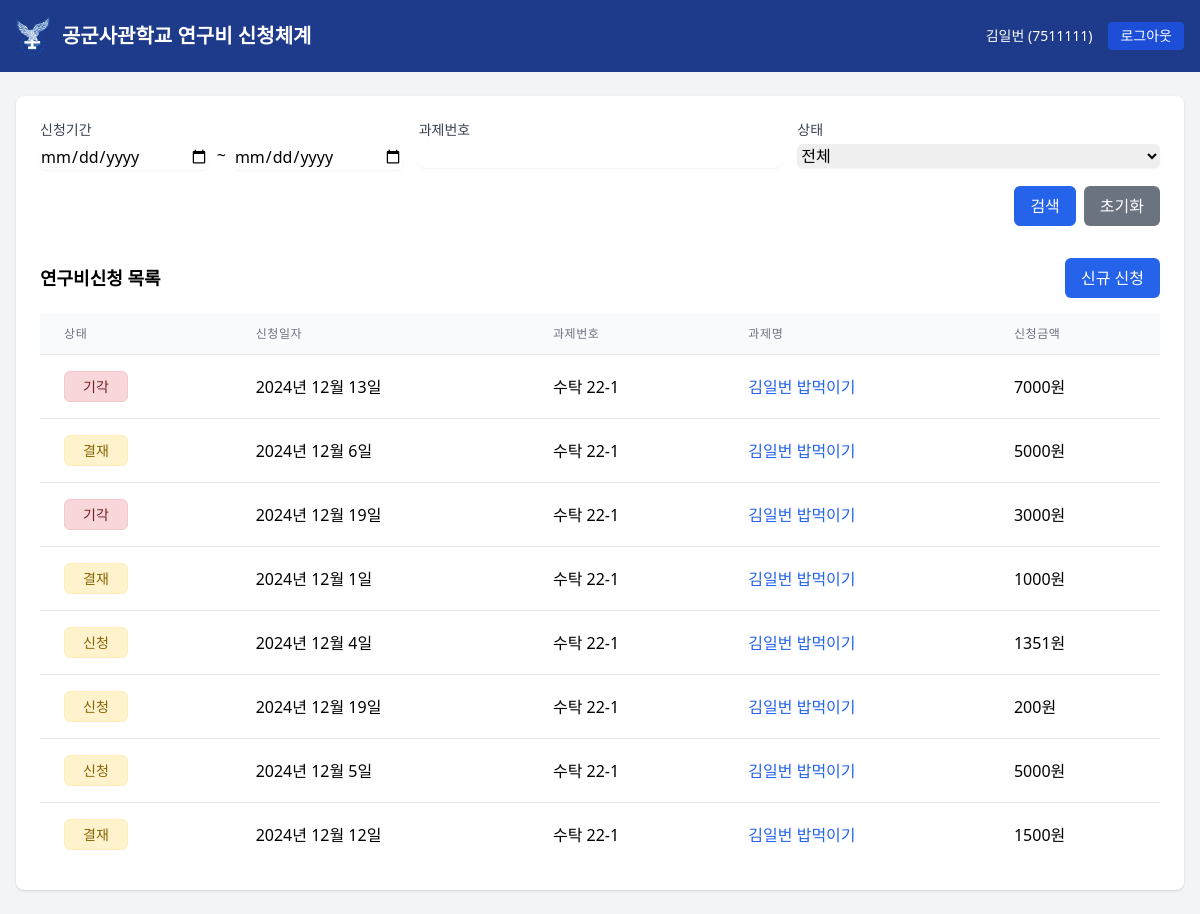
Page /applications/ (signed in) on the committed database.
### research/models.py (models this page shows, shortened)
class User(AbstractUser):
    last_name = None
    RANK_CHOICES = [
       ('교수', '교수'),
       ('부교수', '부교수'),
       ('조교수', '조교수'),
       ('강사', '강사'),
       ('이등병', '이등병'),
       ('일병', '일병'),
       ('상병', '상병'),
       ('병장', '병장'),
       ('하사', '하사'),
       ('중사', '중사'),
       ('상사', '상사'),
       ('원사', '원사'),
       ('준위', '준위'),
       ('소위', '소위'),
       ('중위', '중위'),
       ('대위', '대위'),
       ('소령', '소령'),
       ('중령', '중령'),
       ('대령', '대령'),
       ('대령(진)', '대령(진)'),
       ('대령(임)', '대령(임)'),
       ('중령(진)', '중령(진)'),
       ('중령(임)', '중령(임)'),
       ('소령(진)', '소령(진)'),
       ('소령(임)', '소령(임)'),
       ('대위(진)', '대위(진)'),
       ('대위(임)', '대위(임)'),
       ('중위(진)', '중위(진)'),
       ('중위(임)', '중위(임)'),
       ('소위(진)', '소위(진)'),
       ('소위(임)', '소위(임)'),
       ('원사(진)', '원사(진)'),
       ('원사(임)', '원사(임)'),
       ('상사(진)', '상사(진)'),
       ('상사(임)', '상사(임)'),
       ('중사(진)', '중사(진)'),
       ('중사(임)', '중사(임)'),
       ('하사(진)', '하사(진)'),
       ('하사(임)', '하사(임)'),
    ]
    STATUS_CHOICES = [
        ('군무원', '군무원'),
        ('생도', '생도'),
        ('민간인', '민간인'),
        ('현역', '현역'),
        ('연구원', '연구원'),
        ('예비역', '예비역'),
        ('조교수', '조교수'),
        ('학생연구원', '학생연구원'),
    ]
    POSITION_CHOICES = [
        ('교수', '교수'),
        ('부교수', '부교수'),
        ('조교수(전임)', '조교수(전임)'),
        ('조교수(일반)', '조교수(일반)'),
        ('군교관', '군교관'),
        ('강사', '강사'),
        ('외래강사', '외래강사'),
    ]
    APPROVAL_CHOICES = [
        ('산학협력팀장', '산학협력팀장'),
        ('과제운영팀장', '과제운영팀장'),
    ]
    military_id = models.CharField(max_length=10, unique=True, verbose_name='군번')
    rank = models.CharField(max_length=20, choices=RANK_CHOICES, null=True, blank=True, verbose_name='계급')
    department = models.ForeignKey('Department', on_delete=models.SET_NULL, null=True, verbose_name='소속')
    internal_external = models.CharField(
        max_length=10,
        choices=[('internal', '내부'), ('external', '외부')],
        verbose_name='내/외부구분'
    )
    status = models.CharField(
        max_length=20,
        choices=STATUS_CHOICES,
        verbose_name='신분구분'
    )
    position = models.CharField(
        max_length=20,
        choices=POSITION_CHOICES,
        null=True,
        blank=True,
        verbose_name='직위'
    )
    approval_authority = models.CharField(
        max_length=20,
        choices=APPROVAL_CHOICES,
        null=True,
        blank=True,
        verbose_name='결재권한'
    )
    class Meta:
        verbose_name = '사용자'
        verbose_name_plural = '사용자 목록'
    def get_full_name(self):
        return self.first_name.strip()

class ResearchApplication(models.Model):
    STATUS_CHOICES = [
        ('신청', '신청'),
        ('결재', '결재'),
        ('기각', '기각'),
    ]
    application_number = models.CharField(max_length=20, verbose_name='신청번호')
    research_budget = models.ForeignKey(ResearchBudget, on_delete=models.CASCADE, verbose_name='연구과제')
    applicant = models.ForeignKey(
        settings.AUTH_USER_MODEL,
        on_delete=models.CASCADE,
        related_name='applications',
        verbose_name='신청자'
    )
    application_date = models.DateField(verbose_name='신청일자')
    execution_date = models.DateField(verbose_name='집행일자', null=True, blank=True)
    amount = models.DecimalField(max_digits=15, decimal_places=2, verbose_name='신청금액')
    description = models.TextField(verbose_name='신청내용')
    status = models.CharField(max_length=10, choices=STATUS_CHOICES, default='신청', verbose_name='상태')
    rejection_reason = models.TextField(blank=True, null=True, verbose_name='기각사유')
    budget_subcategory = models.CharField(max_length=100, verbose_name='연구비항목')
    class Meta:
        verbose_name = '연구비신청'
        verbose_name_plural = '연구비신청 목록'

class ResearchBudget(models.Model):
    TYPE_CHOICES = [
        ('인건비', '인건비'),
        ('연구수당', '연구수당'),
        ('연구시설/장비비', '연구시설/장비비'),
        ('연구활동비', '연구활동비'),
        ('연구재료비', '연구재료비'),
        ('간접비', '간접비'),
        ('통장이자', '통장이자'),
        ('위탁연구개발비', '위탁연구개발비'),
        ('보안수당', '보안수당'),
        ('연구윤리활동비', '연구윤리활동비'),
        ('연구실안전관리비', '연구실안전관리비'),
    ]
    research = models.ForeignKey(
        'Research',
        on_delete=models.CASCADE,
        related_name='budgets',
        verbose_name='연구과제'
    )
    budget_type = models.CharField(
        max_length=50,
        choices=TYPE_CHOICES,
        verbose_name='예산항목'
    )
    total_amount = models.DecimalField(
        max_digits=15,
        decimal_places=2,
        verbose_name='예산액'
    )
    remaining_amount = models.DecimalField(
        max_digits=15,
        decimal_places=2,
        verbose_name='잔액'
    )
    created_at = models.DateTimeField(
        auto_now_add=True,
        verbose_name='생성일시'
    )
    updated_at = models.DateTimeField(
        auto_now=True,
        verbose_name='수정일시'
    )
    class Meta:
        verbose_name = '연구예산'
        verbose_name_plural = '연구예산 목록'
        unique_together = ['research', 'budget_type']

class Research(models.Model):
    project_number = models.CharField(max_length=20, unique=True, verbose_name='과제번호')
    project_name = models.CharField(max_length=200, verbose_name='과제명')
    researcher = models.ForeignKey(
        settings.AUTH_USER_MODEL,
        on_delete=models.CASCADE,
        related_name='research_projects',
        verbose_name='연구책임자'
    )
    researchers = models.ManyToManyField(
        settings.AUTH_USER_MODEL,
        related_name='participating_projects',
        verbose_name='연구원',
        blank=True
    )
    ordering_organization = models.CharField(max_length=100, verbose_name='발주기관')
    contract_from = models.DateField(verbose_name='계약시작일')
    contract_to = models.DateField(verbose_name='계약종료일')
    total_budget = models.DecimalField(
        max_digits=15,
        decimal_places=2,
        verbose_name='연구비 총액'
    )
    created_at = models.DateTimeField(auto_now_add=True, verbose_name='생성일시')
    updated_at = models.DateTimeField(auto_now=True, verbose_name='수정일시')
    class Meta:
        verbose_name = '연구과제'
        verbose_name_plural = '연구과제 목록'
        ordering = ['-created_at']

### research/views.py (the view)
# urls.py: path('applications/', views.application_list, name='application_list'),
@login_required
def application_list(request):
    applications = ResearchApplication.objects.select_related(
        'research_budget',
        'research_budget__research',  # Research 모델 데이터
        'research_budget__research__researcher',  # 연구책임자 정보
        'research_budget__research__researcher__department',  # 소속 정보
        'applicant'
    ).all()
    start_date = request.GET.get('start_date')
    end_date = request.GET.get('end_date')
    project_number = request.GET.get('project_number')
    status = request.GET.get('status')
    if start_date and end_date:
        applications = applications.filter(
            application_date__range=[start_date, end_date]
        )
    if project_number:
        applications = applications.filter(
            research_budget__research__project_number__icontains=project_number
        )
    if status:
        applications = applications.filter(status=status)
    if not request.user.is_staff:
        applications = applications.filter(applicant=request.user)
    context = {
        'applications': applications,
        'status_choices': ResearchApplication.STATUS_CHOICES,
    }
    return render(request, 'research/application_list.html', context)

### templates/research/application_list.html (shortened to what this page needs)
{% extends 'research/base.html' %}
{% block content %}
<div class="bg-white shadow rounded-lg p-6">
    <div class="mb-6">
        <form method="get" class="space-y-4">
            <div class="grid grid-cols-1 md:grid-cols-3 gap-4">
                <div>
                    <label class="block text-sm font-medium text-gray-700">신청기간</label>
                    <div class="flex space-x-2">
                        <input type="date" name="start_date"
                               value="{{ request.GET.start_date }}"
                               class="mt-1 block w-full rounded-md border-gray-300 shadow-sm">
                        <span class="self-center">~</span>
                        <input type="date" name="end_date"
                               value="{{ request.GET.end_date }}"
                               class="mt-1 block w-full rounded-md border-gray-300 shadow-sm">
                    </div>
                </div>
                <div>
                    <label class="block text-sm font-medium text-gray-700">과제번호</label>
                    <input type="text" name="project_number"
                           value="{{ request.GET.project_number }}"
                           class="mt-1 block w-full rounded-md border-gray-300 shadow-sm">
                </div>
                <div>
                    <label class="block text-sm font-medium text-gray-700">상태</label>
                    <select name="status" class="mt-1 block w-full rounded-md border-gray-300 shadow-sm">
                        <option value="">전체</option>
                    </select>
                </div>
            </div>
            <div class="flex justify-end space-x-2">
                <button type="submit" class="bg-blue-600 text-white px-4 py-2 rounded-md hover:bg-blue-700">
                    검색
                </button>
                <a href="{% url 'research:application_list' %}"
                   class="bg-gray-500 text-white px-4 py-2 rounded-md hover:bg-gray-600">
                    초기화
                </a>
            </div>
        </form>
    </div>
    <div class="mt-8">
        <div class="flex justify-between items-center mb-4">
            <h2 class="text-lg font-semibold">연구비신청 목록</h2>
            <a href="{% url 'research:application_create' %}"
               class="bg-blue-600 text-white px-4 py-2 rounded-md hover:bg-blue-700">
                신규 신청
            </a>
        </div>
        <div class="overflow-x-auto">
            <table class="min-w-full divide-y divide-gray-200">
                <thead class="bg-gray-50">
                    <tr>
                        <th class="px-6 py-3 text-left text-xs font-medium text-gray-500 uppercase tracking-wider">
                            상태
                        </th>
                        <th class="px-6 py-3 text-left text-xs font-medium text-gray-500 uppercase tracking-wider">
                            신청일자
                        </th>
                        <th class="px-6 py-3 text-left text-xs font-medium text-gray-500 uppercase tracking-wider">
                            과제번호
                        </th>
                        <th class="px-6 py-3 text-left text-xs font-medium text-gray-500 uppercase tracking-wider">
                            과제명
                        </th>
                        <th class="px-6 py-3 text-left text-xs font-medium text-gray-500 uppercase tracking-wider">
                            신청금액
                        </th>
                    </tr>
                </thead>
                <tbody class="bg-white divide-y divide-gray-200">
                    {% for application in applications %}
                    <tr class="hover:bg-gray-50">
                        <td class="px-6 py-4 whitespace-nowrap">
                            <span class="status-badge {% if application.status == '승인' %}status-badge-approved
                                  {% elif application.status == '반려' or application.status == '기각' %}status-badge-rejected
                                  {% else %}status-badge-pending{% endif %}">
                                {{ application.get_status_display }}
                            </span>
                        </td>
                        <td class="px-6 py-4 whitespace-nowrap">{{ application.application_date }}</td>
                        <td class="px-6 py-4 whitespace-nowrap">{{ application.research_budget.research.project_number }}</td>
                        <td class="px-6 py-4">
                            <a href="{% url 'research:application_detail' application.pk %}"
                               class="text-blue-600 hover:text-blue-900">
                                {{ application.research_budget.research.project_name }}
                            </a>
                        </td>
                        <td class="px-6 py-4 whitespace-nowrap">{{ application.amount|floatformat:0 }}원</td>
                    </tr>
                    {% empty %}
                    <tr>
                        <td colspan="5" class="px-6 py-4 text-center text-gray-500">
                            검색 결과가 없습니다.
                        </td>
                    </tr>
                    {% endfor %}
                </tbody>
            </table>
        </div>
    </div>
</div>
{% endblock %}

### templates/research/base.html (shortened to what this page needs)
{% load static %}
<!DOCTYPE html>
<html lang="ko">
<head>
   <link href="https://cdnjs.cloudflare.com/ajax/libs/tailwindcss/2.2.19/tailwind.min.css" rel="stylesheet">
</head>
<body class="bg-gray-100">
   <header class="bg-blue-900 text-white">
       <div class="max-w-7xl mx-auto px-4">
           <div class="flex items-center justify-between py-4">
               <div class="flex items-center">
                   <a href="{% url 'research:dashboard' %}" class="flex items-center hover:opacity-90">
                       <div class="logo-container">
                        <img src="{% static 'img/afalogo.png' %}" alt="공군사관학교 로고" class="h-10">
                       </div>
                       <h1 class="text-xl font-bold ml-3">
                           공군사관학교 연구비 신청체계
                       </h1>
                   </a>
               </div>
               {% if user.is_authenticated %}
               <div class="flex items-center space-x-6">
                   <div class="flex items-center space-x-4">
                       <span class="text-sm">
                           {{ user.get_full_name }}
                           ({{ user.username }})
                       </span>
                       <form method="post" action="{% url 'research:logout' %}" class="inline">
                           <button type="submit"
                                   class="bg-blue-700 hover:bg-blue-600
                                       px-3 py-1 rounded transition-colors text-sm">
                               로그아웃
                           </button>
                       </form>
                   </div>
               </div>
               {% endif %}
           </div>
       </div>
   </header>
   <main class="max-w-7xl mx-auto px-4 py-6">
       {% block content %}
       {% endblock %}
   </main>
</body>
</html>

### templates/research/base.html (style rules this page uses)
.status-badge { display: inline-block; padding: 0.25rem 1rem; border-radius: 0.375rem; font-size: 0.875rem; font-weight: 500; text-align: center; min-width: 4rem; }
.status-badge-pending { background-color: #FFF3CD; color: #856404; border: 1px solid #FFEEBA; }
.status-badge-rejected { background-color: #F8D7DA; color: #721C24; border: 1px solid #F5C6CB; }

### rows in the picture
User: get_full_name "김일번", username "7511111"
ResearchApplication: status "기각", application_date "2024년 12월 13일", research_budget.research.project_number "수탁 22-1", research_budget.research.project_name "김일번 밥먹이기", amount "7000"
ResearchApplication: status "결재", application_date "2024년 12월 6일", research_budget.research.project_number "수탁 22-1", research_budget.research.project_name "김일번 밥먹이기", amount "5000"
ResearchApplication: status "기각", application_date "2024년 12월 19일", research_budget.research.project_number "수탁 22-1", research_budget.research.project_name "김일번 밥먹이기", amount "3000"
ResearchApplication: status "결재", application_date "2024년 12월 1일", research_budget.research.project_number "수탁 22-1", research_budget.research.project_name "김일번 밥먹이기", amount "1000"
ResearchApplication: status "신청", application_date "2024년 12월 4일", research_budget.research.project_number "수탁 22-1", research_budget.research.project_name "김일번 밥먹이기", amount "1351"
ResearchApplication: status "신청", application_date "2024년 12월 19일", research_budget.research.project_number "수탁 22-1", research_budget.research.project_name "김일번 밥먹이기", amount "200"
ResearchApplication: status "신청", application_date "2024년 12월 5일", research_budget.research.project_number "수탁 22-1", research_budget.research.project_name "김일번 밥먹이기", amount "5000"
ResearchApplication: status "결재", application_date "2024년 12월 12일", research_budget.research.project_number "수탁 22-1", research_budget.research.project_name "김일번 밥먹이기", amount "1500"
